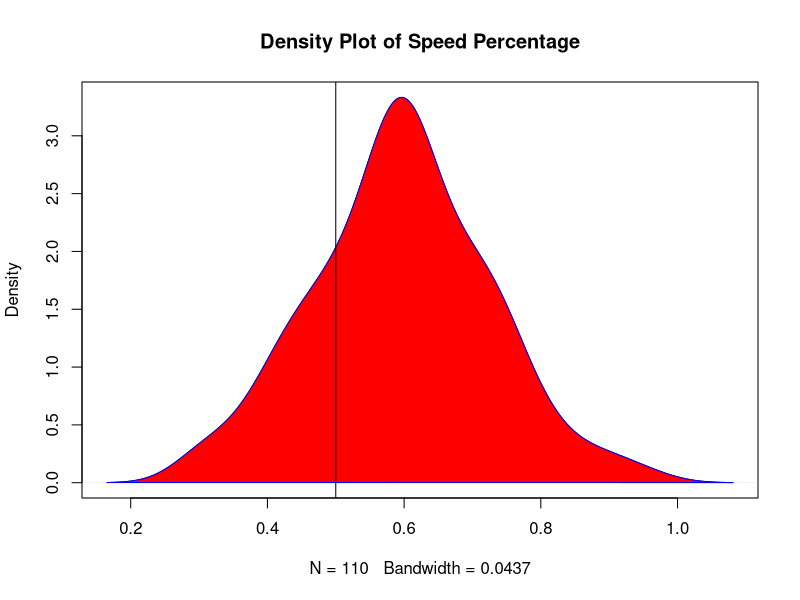

Write R code to recreate this figure.

df = read.csv("data/master_files/master.csv")

colnames(df)

# print(df$Route)

speed1 = as.numeric(as.character(df$SpeedPerc1))

d <- density(speed1, na.rm = T)

plot(d, main="Density Plot of Speed Percentage")
polygon(d, col='red', border='blue')
abline(v=0.5)

#Journey Time Reliablity 
#Speed Percentage AM
#Speed Percentage PM 
#NPI efficiency